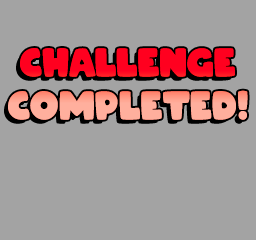
#> input picture assets/completed.png, 256 x 240 px
$ python img_overlay.py ../assets/completed.png
#> lines starting #> are read from the running program, lines starting #| are printed output that depends on the picture; after the words box and inside, x2 and y2 are one past the last pixel; in counts of white or black regions, pixels touching at a corner belong together
### _tools/img_split.py
"""
Remove a solid background color from a PNG and optionally split the remaining
shapes into individual cropped PNGs (one per connected component).

Usage:
    py _tools/img_split.py INPUT.png [-o OUTDIR]
                                     [--bg COLOR] [--tolerance N]
                                     [--min-area N] [--connectivity 4|8]
                                     [--no-split] [--padding N]

Examples:
    # Auto-detect bg from corners, split into shape_001.png ...
    py _tools/img_split.py assets/font_1.png

    # Specific bg color, write to custom dir
    py _tools/img_split.py sheet.png --bg "#FF00FF" -o sheet_glyphs

    # Just strip the background, do not split
    py _tools/img_split.py sheet.png --no-split -o sheet_transparent.png
"""

from __future__ import annotations

import argparse
import sys
from collections import Counter
from pathlib import Path

import numpy as np
from PIL import Image
from scipy import ndimage


# [7 lines left out: function parse_color, not called in this run]


def detect_bg(rgb: np.ndarray) -> tuple[int, int, int]:
    """Pick the background color by majority vote of the four corners,
    falling back to the most common pixel in the image if corners disagree."""
    h, w = rgb.shape[:2]
    corners = [tuple(rgb[0, 0]), tuple(rgb[0, w - 1]),
               tuple(rgb[h - 1, 0]), tuple(rgb[h - 1, w - 1])]
    counts = Counter(corners)
    color, n = counts.most_common(1)[0]
    if n >= 2:
        return color  # type: ignore[return-value]
    flat = rgb.reshape(-1, 3)
    counts = Counter(map(tuple, flat))
    return counts.most_common(1)[0][0]  # type: ignore[return-value]


# [128 lines left out: functions strip_background, split_shapes, main, not called in this run]


# [2 lines that do not run on import are left out]

### _tools/img_overlay.py
"""
Render an overlay of shape indices on top of the source image, using the same
component-detection logic as img_split.py. Useful for hand-labeling the output
of img_split.py (e.g., mapping shape_NNN.png to characters).

Usage:
    py _tools/img_overlay.py INPUT.png [-o OVERLAY.png]
                                       [--bg COLOR] [--tolerance N]
                                       [--min-area N] [--connectivity 4|8]
                                       [--scale N]
"""

from __future__ import annotations

import argparse
import sys
from pathlib import Path

import numpy as np
from PIL import Image, ImageDraw, ImageFont
from scipy import ndimage

sys.path.insert(0, str(Path(__file__).parent))
from img_split import detect_bg, parse_color  # noqa: E402


def main(argv: list[str] | None = None) -> int:
    p = argparse.ArgumentParser()
    p.add_argument("input", type=Path)
    p.add_argument("-o", "--output", type=Path, default=None)
    p.add_argument("--bg", default="auto")
    p.add_argument("--tolerance", type=int, default=8)
    p.add_argument("--min-area", type=int, default=4)
    p.add_argument("--connectivity", type=int, choices=(4, 8), default=8)
    p.add_argument("--scale", type=int, default=3,
                   help="upscale factor so labels are legible (default: 3)")
    args = p.parse_args(argv)

    img = Image.open(args.input).convert("RGB")
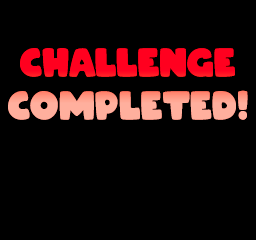
#> img: PIL image 256x240 RGB; mean R, G, B 40.5, 13.7, 14.3
    rgb = np.array(img)
    if args.bg.lower() == "auto":
        bgs = [detect_bg(rgb)]
#> in detect_bg, `corners = [tuple(rgb[0, 0]), tuple(rgb[0, w - 1]), tuple(rgb[h - 1, 0]..`: corners = [(0, 0, 0), (0, 0, 0), (0, 0, 0), (0, 0, 0)]
#> in detect_bg, `counts = Counter(corners)`: counts = {(0, 0, 0): 4}
#> in detect_bg, `color, n = counts.most_common(1)[0]`: color = (0, 0, 0); n = 4
#> bgs = [(0, 0, 0)]
    else:
        bgs = [parse_color(part) for part in args.bg.split(",") if part.strip()]
    rgb_i = rgb.astype(np.int16)
    bg_mask = np.zeros(rgb.shape[:2], dtype=bool)
    for bg in bgs:
        bg_mask |= (np.abs(rgb_i - np.array(bg, dtype=np.int16)).max(axis=2) <= args.tolerance)
#> this loop made 1 pass
#> pass 1, in main, `bg_mask |= (np.abs(rgb_i - np.array(bg, dtype=np.int16)).max(axis=2) <..`:
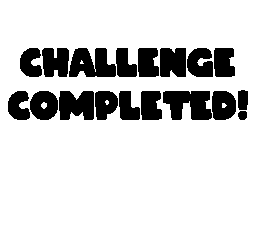
#> bg_mask: shape (240, 256) bool; 83.2% white; 18 black regions, largest, box (x1, y1, x2, y2) and area: (163, 91, 212, 120) 1062, (69, 48, 116, 77) 1003, (59, 91, 94, 120) 860
    mask = ~bg_mask

    structure = np.ones((3, 3), dtype=bool) if args.connectivity == 8 else None
    labels, n = ndimage.label(mask, structure=structure)
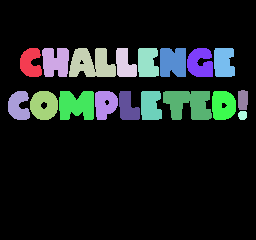
#> labels: shape (240, 256) int32; 19 distinct labels, from 0 to 18; one colour per label, 0 black
#> n = 18
    slices = ndimage.find_objects(labels)
#> slices = 18 items

    s = args.scale
    canvas = img.resize((img.width * s, img.height * s), Image.NEAREST).convert("RGBA")
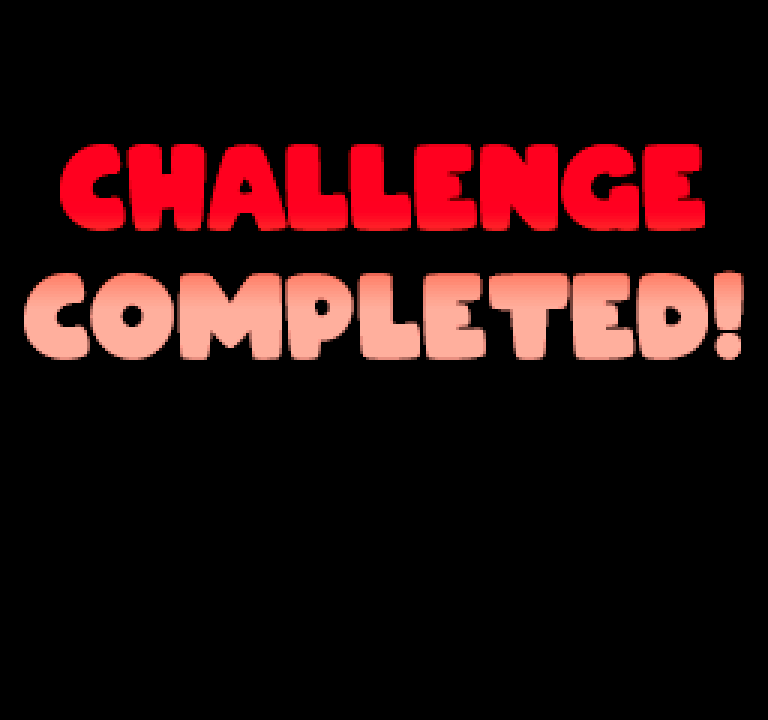
#> canvas: PIL image 768x720 RGBA; mean R, G, B, A 40.5, 13.7, 14.3, 255
    draw = ImageDraw.Draw(canvas)
    try:
        font = ImageFont.truetype("arial.ttf", size=max(10, 6 * s))
    except OSError:
        font = ImageFont.load_default()

    kept = 0
    for idx, sl in enumerate(slices, start=1):
        if sl is None:
            continue
        if int((labels[sl] == idx).sum()) < args.min_area:
            continue
        kept += 1
        y_slice, x_slice = sl
        x0, y0 = x_slice.start * s, y_slice.start * s
        x1, y1 = x_slice.stop * s, y_slice.stop * s
        draw.rectangle([x0, y0, x1 - 1, y1 - 1], outline=(0, 255, 0, 255), width=1)
        draw.rectangle([x0, y0, x0 + 7 * s, y0 + 7 * s], fill=(0, 0, 0, 200))
        draw.text((x0 + 1, y0), str(kept), fill=(255, 255, 0, 255), font=font)
#> this loop made 18 passes
#> (x0, y0, x1, y1) on passes 1 to 12: (60, 144, 126, 231), (126, 144, 207, 231), (207, 144, 348, 231), (348, 144, 411, 231), (414, 144, 477, 231), (480, 144, 558, 231), (561, 144, 639, 231), (642, 144, 705, 231), (714, 270, 744, 330), (24, 273, 90, 360), (90, 273, 174, 360), (177, 273, 282, 360)
#> after the loop, kept = 18

    out = args.output or args.input.with_name(f"{args.input.stem}_overlay.png")
    canvas.save(out)
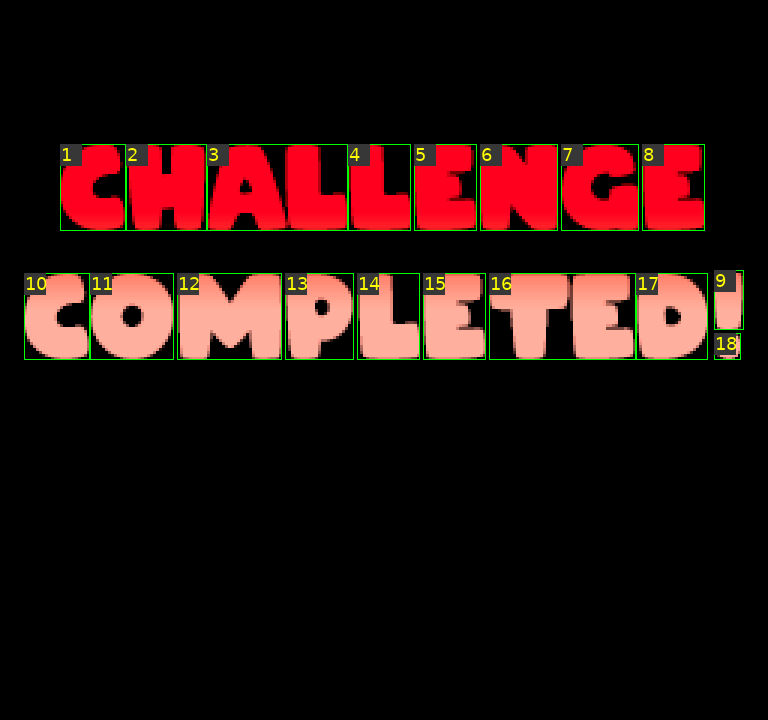
#> saved as completed_overlay.png: PIL image 768x720 RGBA; mean R, G, B, A 37.3, 15.3, 13, 254.3; transparent parts drawn white
    print(f"labeled {kept} shape(s); wrote {out}")
#| labeled 18 shape(s); wrote ../assets/completed_overlay.png
    return 0


if __name__ == "__main__":
    sys.exit(main())
#> (the program exits here)
